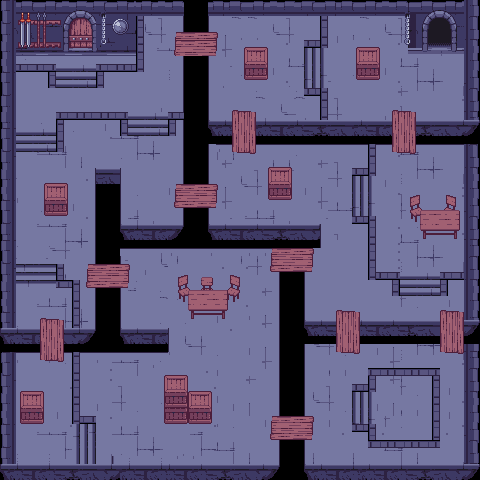

This game map was drawn from its Tiled (.tmx) file and the tilesets committed beside it. A one-line description and the trimmed map source follow:
An orthogonal 60x60 tile map with 8x8 px tiles, 5 tile layers (Tile Layer 1, Tile Layer 2, Tile Layer 5, Tile Layer 3, ...).

<map version="1.9" tiledversion="1.9.1" orientation="orthogonal" renderorder="right-down" width="60" height="60" tilewidth="8" tileheight="8" infinite="0" nextlayerid="6" nextobjectid="1">
 <editorsettings>
  <export target="map2.csv" format="csv" />
 </editorsettings>
 <tileset firstgid="1" source="Dungeon.tsx" />
 <layer id="1" name="Tile Layer 1" width="60" height="60">
  <data>[3600 cells, 2411 non-empty, 170 distinct tile ids]</data>
 </layer>
 <layer id="2" name="Tile Layer 2" width="60" height="60">
  <data>[3600 cells, 1501 non-empty, 243 distinct tile ids]</data>
 </layer>
 <layer id="5" name="Tile Layer 5" width="60" height="60">
  <data>[3600 cells, 269 non-empty, 56 distinct tile ids]</data>
 </layer>
 <layer id="3" name="Tile Layer 3" width="60" height="60">
  <data>[3600 cells, 131 non-empty, 121 distinct tile ids]</data>
 </layer>
 <layer id="4" name="Tile Layer 4" width="60" height="60">
  <data>[3600 cells, 104 non-empty, 80 distinct tile ids]</data>
 </layer>
</map>
